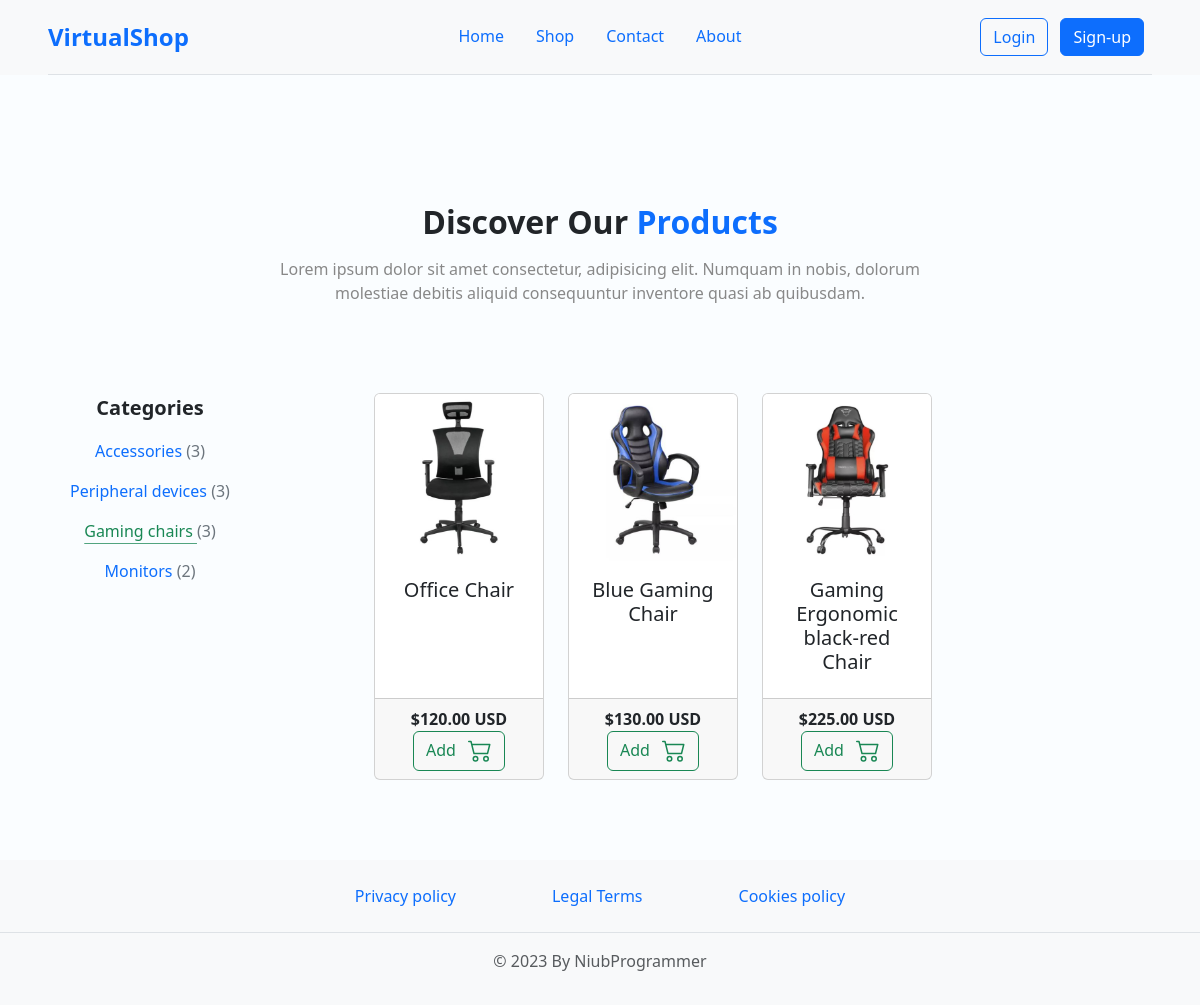
The page /shop/category/3/ on the database its author committed.
### shop_app/models.py (models this page shows, shortened)
class Category(models.Model):
    title = models.CharField(max_length=50)
    created_at = models.DateTimeField(auto_now_add=True)
    updated_at = models.DateTimeField(auto_now=True)
    def get_product_count(self):
        return self.product_set.count()
    class Meta:
        verbose_name = 'Category'
        verbose_name_plural = 'Categories'

class Product(models.Model):
    title = models.CharField(max_length=50)
    category = models.ForeignKey(Category, on_delete=models.CASCADE)
    image = models.ImageField(upload_to='shop_app/img', null=True, blank=True)
    price = models.DecimalField(decimal_places=2, max_digits=1000)
    available = models.BooleanField(default=False)
    created_at = models.DateTimeField(auto_now_add=True)
    updated_at = models.DateTimeField(auto_now=True)
    class Meta:
        verbose_name = 'Product'
        verbose_name_plural = 'Products'

### shop_app/views.py (the view)
# urls.py: path('category/<int:category_id>/', views.product_by_category, name='product_by_category'),
def product_by_category(request, category_id):
    category = Category.objects.get(id=category_id)
    products = Product.objects.filter(category=category)
    categories = Category.objects.all()
    return render(request, 'shop_app/shop.html', {'products': products, 'categories': categories, 'selected_category': category})

### shopping_cart_app/context_processor.py (called while the page is built)
def import_total_price(request, total = 0):
    if request.user.is_authenticated:
        for key, value in request.session["cart"].items():
            total += (float(value["price"]))
    else:
        total = 0
    return {"import_total_price": total}

### shop_app/templates/shop_app/shop.html (shortened to what this page needs)
{% extends 'web_project_app/base.html' %} {% load static %} {% block content %}
<div class="container">
    <div class="row">
        <div class="col"></div>
        <div class="col-md-8 px-5 my-5 text-center">
            <h1 class="fs-2 fw-bold mb-md-3 mb-4">Discover Our <span class="text-primary">Products</span></h1>
            <p class="p-gray">Lorem ipsum dolor sit amet consectetur, adipisicing elit. Numquam in nobis, dolorum molestiae debitis aliquid consequuntur inventore quasi ab quibusdam.</p>
        </div>
        <div class="col"></div>
    </div>
</div>
<div class="container-fluid text-center border-header">
    <div class="row">
        <div class="col-md-2 mx-auto mt-4">
            <p class="fw-semibold fs-5">Categories</p>
            {% for category in categories %}
                <div class="my-3">
                    <a
                        href="{% url 'product_by_category' category.id %}"
                        class="d-inline link-underline-opacity-{% if category == selected_category %}75 link-success link-offset-3{% else %}0 link-primary{% endif %}">
                        {{ category.title }}
                    </a>
                    <p class="d-inline text-secondary">({{ category.get_product_count }})</p>
                    </div>
            {% endfor %}
        </div>
        <div class="col-md-8 row mx-auto mt-0 row-cols-1 row-cols-md-2 row-cols-xl-4 g-4">
            {% for product in products %}
                <div class="col">
                    <div class="card h-100">
                        <img src="{{ product.image.url }}" class="img-fluid card-img-top" alt="Product image">
                        <div class="card-body">
                            <h5 class="card-title">{{ product.title }}</h5>
                        </div>
                        <div class="card-footer row mx-0">
                            <p class="col m-auto fw-semibold">${{ product.price }} USD</p>
                            <div class="col">
                                <a class="btn btn-outline-success" href="{% url 'shopping_cart_app:add' product.id %}">
                                    <span class="me-2">Add</span>
                                </a>
                            </div>
                        </div>
                    </div>
                </div>
            {% endfor %}
        </div>
    </div>
</div>
{% endblock %}

### web_project_app/static/web_project_app/css/styles.css (style rules this page uses)
body { background: #f5fcff70; background-attachment: fixed; background-position: center; background-size: cover; }
.border-header { margin-bottom: 5rem; }
.p-gray { color: #888; }

### rows shown on the page
Category: title "Accessories", get_product_count "3"
Category: title "Peripheral devices", get_product_count "3"
Category: title "Gaming chairs", get_product_count "3"
Category: title "Monitors", get_product_count "2"
Product: image (picture), title "Office Chair", price "120.00"
Product: image (picture), title "Blue Gaming Chair", price "130.00"
Product: image (picture), title "Gaming Ergonomic black-red Chair", price "225.00"
